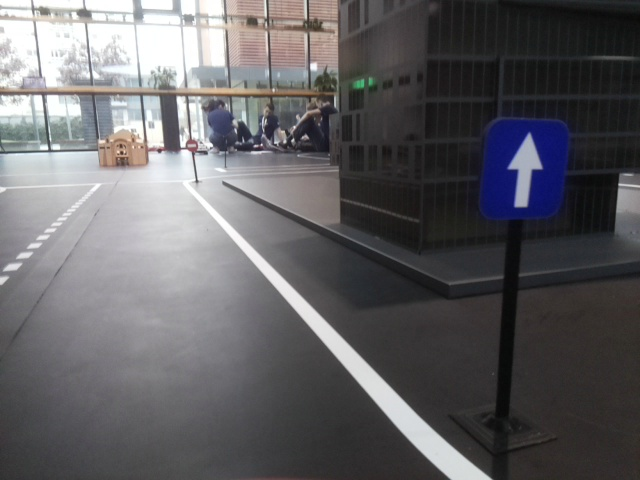
#> input picture Annotation/track_images/102.jpg, 640 x 480 px
$ python -i transformations.py   (imports and definitions only)
#> lines starting #> are read from the running program, lines starting #| are printed output that depends on the picture
import cv2
import pywt
import numpy as np

# [298 lines left out: functions Hist_Eq, CLAHE, Grey, RGB, HSV, LAB and 5 more, not called in this run]


def _generate_random_lines(imshape,slant,drop_length):
    """
    generate random lines for rain effect

    Args:
        imshape(tuple):
            (N(int),N(int))
            Input image to be transformed
        slant(float):
            Angle of rain effect
        drop_length(float):
            Length of each drop
    Output:
        drops: List of position of drops

    Source:
        https://docs.opencv.org/master/
    """
    drops=[]
    for i in range(50): ## If You want heavy rain, try increasing this
        if slant<0:
            x= np.random.randint(slant,imshape[1])
        else:
            x= np.random.randint(0,imshape[1]-slant)
        y= np.random.randint(0,imshape[0]-drop_length)
        drops.append((x,y))
    return drops


def add_rain(img):
    """
    Add rain effect to input image

    Args:
        img: input image
    Output:
        img_RGB: rained effect image

    Source:
        https://docs.opencv.org/master/
    """
    imshape = img.shape
    slant_extreme=10
    slant= np.random.randint(-slant_extreme,slant_extreme)
    drop_length=2
    drop_width=1
    drop_color=(200,200,200) ## a shade of gray
    rain_drops= _generate_random_lines(imshape,slant,drop_length)
    for rain_drop in rain_drops:
        cv2.line(img,(rain_drop[0],rain_drop[1]),(rain_drop[0]+slant,rain_drop[1]+drop_length),drop_color,drop_width)
    img= cv2.blur(img,(2,2)) ## rainy view are blurry
    brightness_coefficient = 0.8 ## rainy days are usually shady
    img_HLS = cv2.cvtColor(img,cv2.COLOR_RGB2HLS) ## Conversion to HLS
    img_HLS[:,:,1] = img_HLS[:,:,1]*brightness_coefficient ## scale pixel values down for channel 1(Lightness)
    img_RGB = cv2.cvtColor(img_HLS,cv2.COLOR_HLS2RGB) ## Conversion to RGB
    return img_RGB

# [71 lines left out: functions _add_blur, _generate_random_blur_coordinates, add_fog, not called in this run]

>>> import cv2
>>> picture = cv2.cvtColor(cv2.imread('../Annotation/track_images/102.jpg'), cv2.COLOR_BGR2RGB)
>>> result = add_rain(picture)
#> in add_rain, `img_HLS = cv2.cvtColor(img,cv2.COLOR_RGB2HLS)`: img_HLS: shape (480, 640, 3); mean of channels 0, 1, 2 89, 99.6, 20.6
#> in add_rain, `img_HLS[:,:,1] = img_HLS[:,:,1]*brightness_coefficient`: img_HLS: shape (480, 640, 3); mean of channels 0, 1, 2 89, 79.3, 20.6
#> in add_rain, `img_RGB = cv2.cvtColor(img_HLS,cv2.COLOR_HLS2RGB)`:
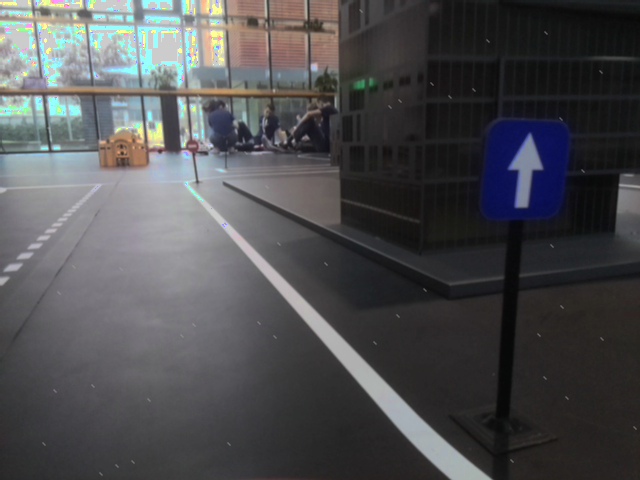
#> img_RGB: shape (480, 640, 3); mean R, G, B 78, 78.5, 80.7

$ run again, on Annotation/track_images/108.jpg
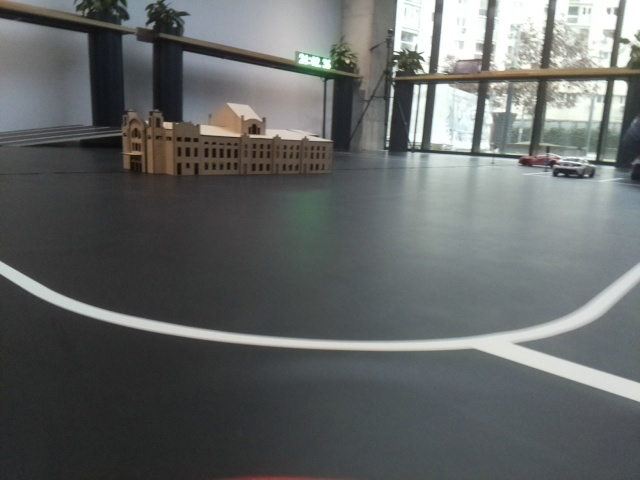
#> input picture Annotation/track_images/108.jpg, 640 x 480 px
#> in add_rain, `img_RGB = cv2.cvtColor(img_HLS,cv2.COLOR_HLS2RGB)`:
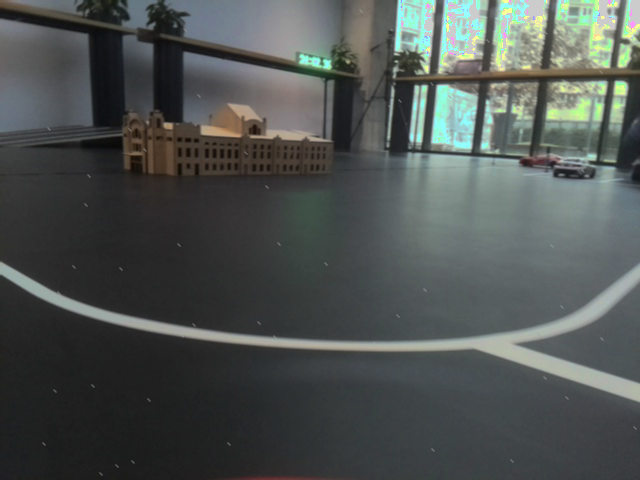
#> img_RGB: shape (480, 640, 3); mean R, G, B 78.6, 83.7, 81.6

$ run again, on Annotation/track_images/113.jpg
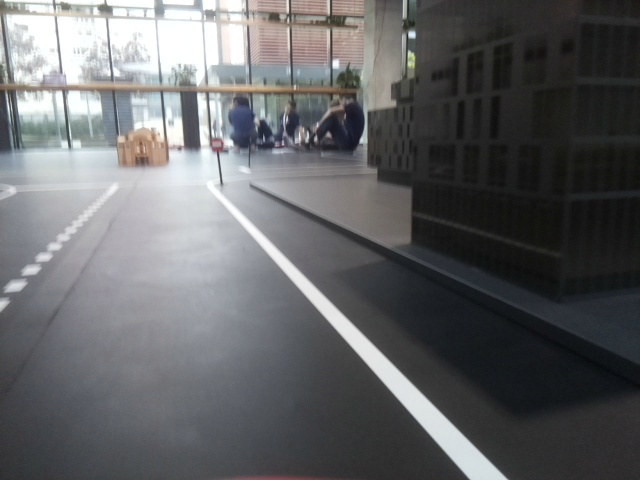
#> input picture Annotation/track_images/113.jpg, 640 x 480 px
#> in add_rain, `img_RGB = cv2.cvtColor(img_HLS,cv2.COLOR_HLS2RGB)`:
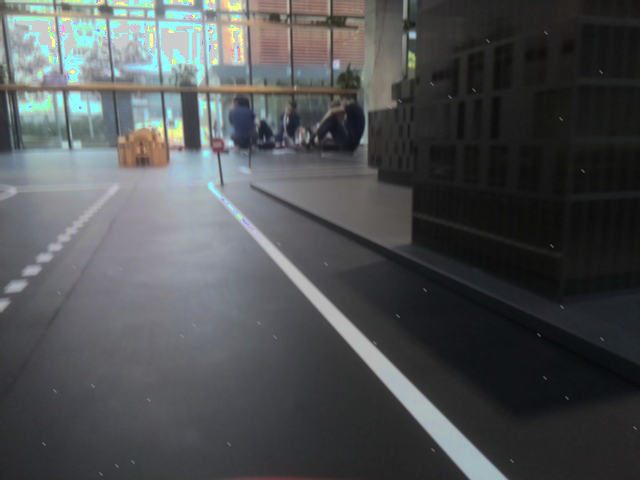
#> img_RGB: shape (480, 640, 3); mean R, G, B 78.5, 81.4, 82.8

$ run again, on Annotation/track_images/114.jpg
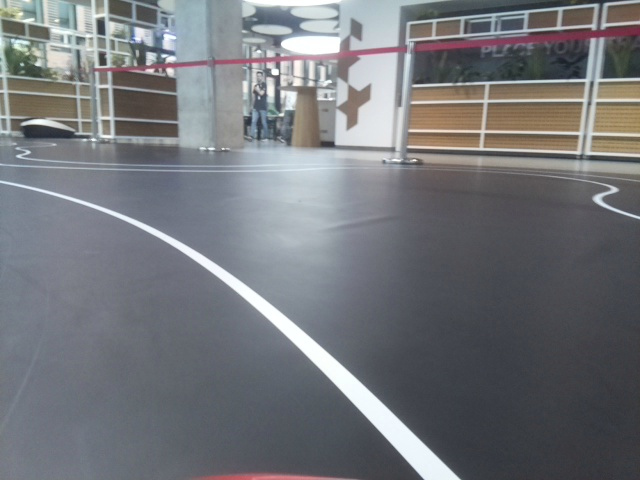
#> input picture Annotation/track_images/114.jpg, 640 x 480 px
#> in add_rain, `img_RGB = cv2.cvtColor(img_HLS,cv2.COLOR_HLS2RGB)`:
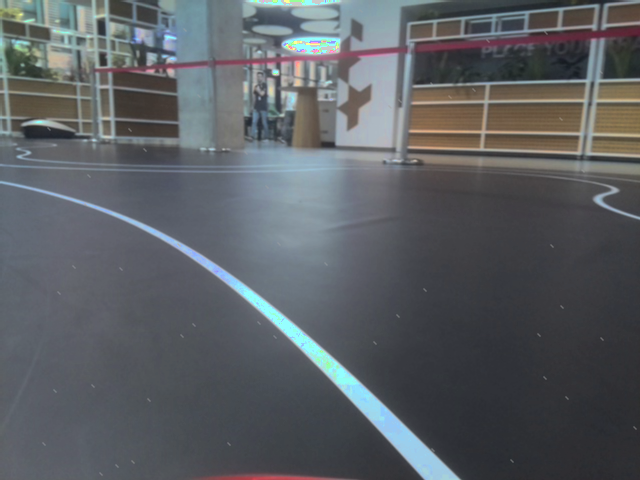
#> img_RGB: shape (480, 640, 3); mean R, G, B 91.1, 95.1, 99.4
